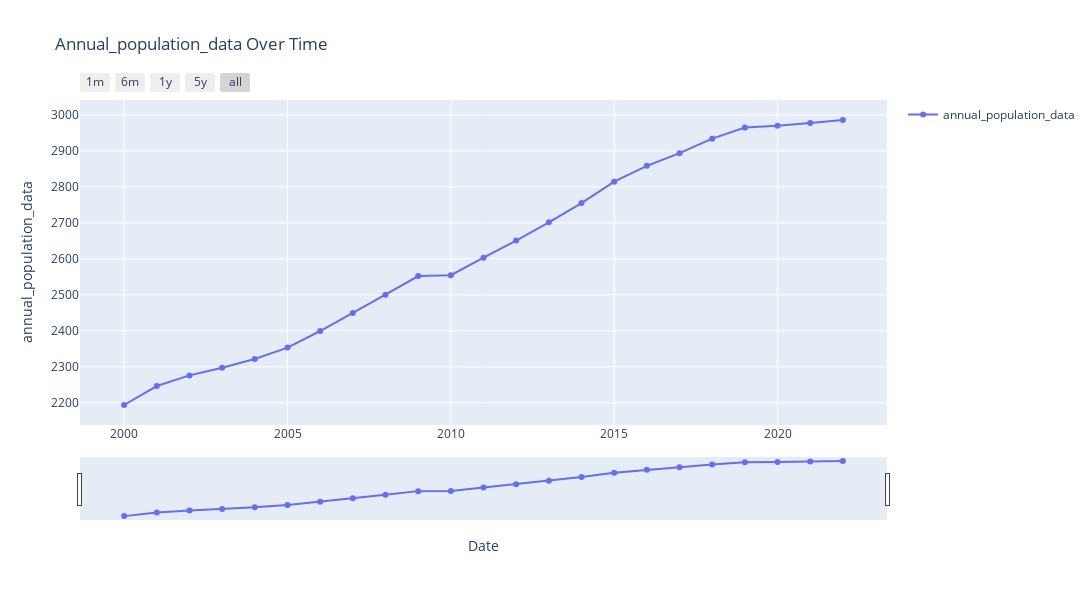
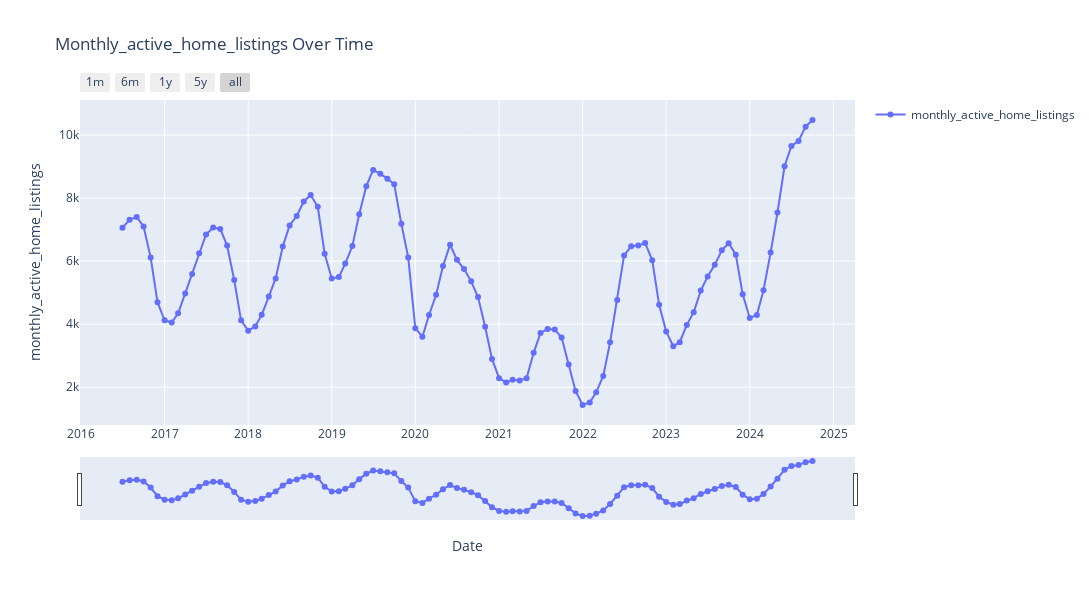
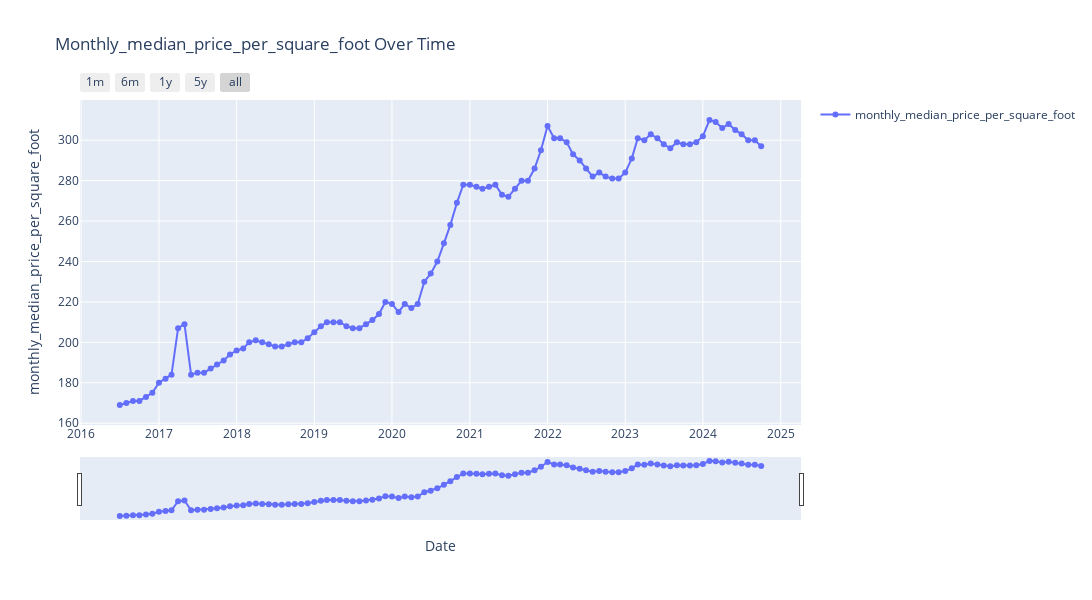
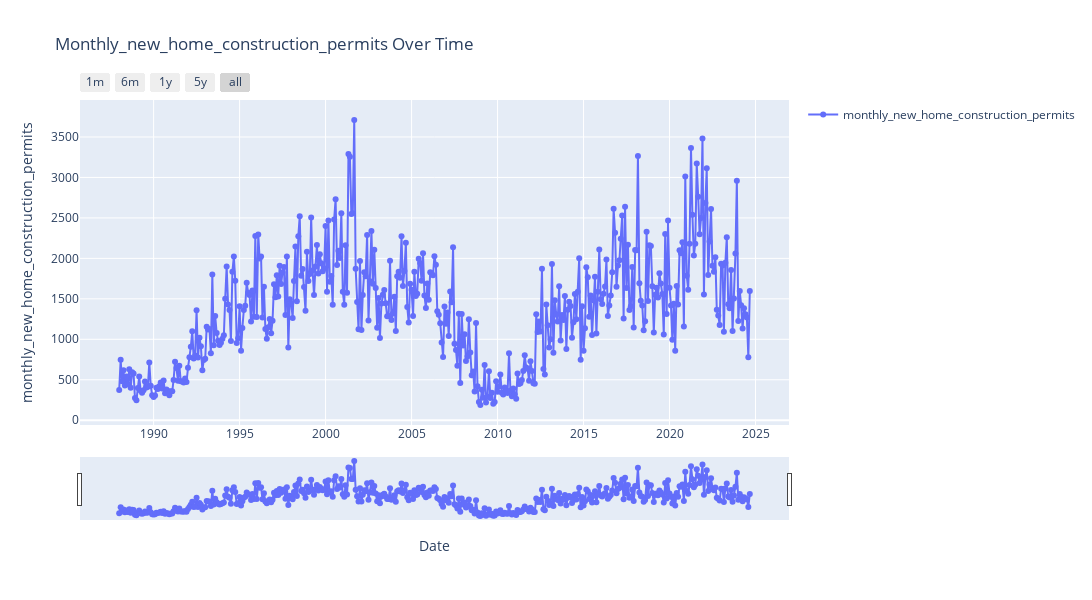

Here is the notebook cell these charts were saved with, in order:
### Markdown cell above
The below code defines a set of datasets in a dictionary, with each dataset being visualized in its own plot. The plots show how the data changes over time by plotting the values against the date. For each dataset, the plot includes a line graph with markers, allowing the user to visually track changes over time. The layout and styling of each plot are customized to improve readability, and interactive features like a range slider and time selectors are added so that the user can zoom in on specific time periods (e.g., 1 month, 1 year). Each plot is displayed to the user one by one.

### Code cell
# List of DataFrames
dataframes = {
    "annual_population_data": annual_population_data,  # DataFrame for annual population
    "monthly_active_home_listings": monthly_active_home_listings,  # DataFrame for active home listings
    "monthly_median_price_per_square_foot": monthly_median_price_per_square_foot,  # DataFrame for median price per square foot
    "monthly_new_home_construction_permits": monthly_new_home_construction_permits,  # DataFrame for new home permits
}

# Visualize each DataFrame
for name, df in dataframes.items():  # Loop through each DataFrame
    fig = go.Figure()  # Create a new figure for the plot
    
    # Add a line trace for the DataFrame's data
    fig.add_trace(go.Scatter(
        x=df['DATE'],  # x-axis: Date column
        y=df.iloc[:, 1],  # y-axis: The second column (data of interest)
        mode='lines+markers',  # Show data points with lines and markers
        name=name  # Set the name for the trace (used in the legend)
    ))
    
    # Customize the layout of the plot
    fig.update_layout(
        title=f"{name.capitalize()} Over Time",  # Set the title for each plot
        xaxis_title="Date",  # Label for the x-axis
        yaxis_title=name,  # Label for the y-axis
        height=600,  # Set the height of the plot
        width=1400,  # Set the width of the plot
        showlegend=True  # Show the legend in the plot
    )
    
    # Add a range slider and selector to zoom in on specific time periods
    fig.update_xaxes(
        rangeslider_visible=True,  # Enable range slider
        rangeselector=dict(
            buttons=list([  # Buttons to select different time ranges
                dict(count=1, label="1m", step="month", stepmode="backward"),  # 1 month range
                dict(count=6, label="6m", step="month", stepmode="backward"),  # 6 months range
                dict(count=1, label="1y", step="year", stepmode="backward"),  # 1 year range
                dict(count=5, label="5y", step="year", stepmode="backward"),  # 5 years range
                dict(step="all")  # View all data
            ])
        )
    )
    
    # Display the plot
    fig.show()

### Figure 1 — Plotly figure (JSON) as saved in the notebook; plotly's stock layout.template omitted (floating-point values rounded to 4 significant figures)
{"data": [{"mode": "lines+markers", "name": "annual_population_data", "type": "scatter", "x": ["2000-01-01", "2001-01-01", "2002-01-01", "2003-01-01", "2004-01-01", "2005-01-01", "2006-01-01", "2007-01-01", "2008-01-01", "2009-01-01", "2010-01-01", "2011-01-01", "2012-01-01", "2013-01-01", "2014-01-01", "2015-01-01", "2016-01-01", "2017-01-01", "2018-01-01", "2019-01-01", "2020-01-01", "2021-01-01", "2022-01-01"], "y": [2194.0, 2247.0, 2276.0, 2297.0, 2322.0, 2354.0, 2400.0, 2449.0, 2500.0, 2552.0, 2555.0, 2603.0, 2651.0, 2701.0, 2755.0, 2814.0, 2858.0, 2894.0, 2934.0, 2965.0, 2970.0, 2978.0, 2986.0]}], "layout": {"height": 600, "showlegend": true, "title": {"text": "Annual_population_data Over Time"}, "width": 1400, "xaxis": {"rangeselector": {"buttons": [{"count": 1, "label": "1m", "step": "month", "stepmode": "backward"}, {"count": 6, "label": "6m", "step": "month", "stepmode": "backward"}, {"count": 1, "label": "1y", "step": "year", "stepmode": "backward"}, {"count": 5, "label": "5y", "step": "year", "stepmode": "backward"}, {"step": "all"}]}, "rangeslider": {"visible": true}, "title": {"text": "Date"}}, "yaxis": {"title": {"text": "annual_population_data"}}}}

### Figure 2 — Plotly figure (JSON) as saved in the notebook; plotly's stock layout.template omitted (floating-point values rounded to 4 significant figures)
{"data": [{"mode": "lines+markers", "name": "monthly_active_home_listings", "type": "scatter", "x": ["2016-07-01", "2016-08-01", "2016-09-01", "2016-10-01", "2016-11-01", "2016-12-01", "2017-01-01", "2017-02-01", "2017-03-01", "2017-04-01", "2017-05-01", "2017-06-01", "2017-07-01", "2017-08-01", "2017-09-01", "2017-10-01", "2017-11-01", "2017-12-01", "2018-01-01", "2018-02-01", "2018-03-01", "2018-04-01", "2018-05-01", "2018-06-01", "2018-07-01", "2018-08-01", "2018-09-01", "2018-10-01", "2018-11-01", "2018-12-01", "2019-01-01", "2019-02-01", "2019-03-01", "2019-04-01", "2019-05-01", "2019-06-01", "2019-07-01", "2019-08-01", "2019-09-01", "2019-10-01", "2019-11-01", "2019-12-01", "2020-01-01", "2020-02-01", "2020-03-01", "2020-04-01", "2020-05-01", "2020-06-01", "2020-07-01", "2020-08-01", "2020-09-01", "2020-10-01", "2020-11-01", "2020-12-01", "2021-01-01", "2021-02-01", "2021-03-01", "2021-04-01", "2021-05-01", "2021-06-01", "2021-07-01", "2021-08-01", "2021-09-01", "2021-10-01", "2021-11-01", "2021-12-01", "2022-01-01", "2022-02-01", "2022-03-01", "2022-04-01", "2022-05-01", "2022-06-01", "2022-07-01", "2022-08-01", "2022-09-01", "2022-10-01", "2022-11-01", "2022-12-01", "2023-01-01", "2023-02-01", "2023-03-01", "2023-04-01", "2023-05-01", "2023-06-01", "2023-07-01", "2023-08-01", "2023-09-01", "2023-10-01", "2023-11-01", "2023-12-01", "2024-01-01", "2024-02-01", "2024-03-01", "2024-04-01", "2024-05-01", "2024-06-01", "2024-07-01", "2024-08-01", "2024-09-01", "2024-10-01"], "y": [7061, 7310, 7402, 7099, 6114, 4695, 4123, 4053, 4344, 4976, 5593, 6252, 6844, 7066, 7022, 6494, 5398, 4122, 3795, 3928, 4296, 4875, 5451, 6460, 7129, 7431, 7892, 8098, 7721, 6234, 5452, 5494, 5921, 6478, 7489, 8377, 8891, 8767, 8616, 8439, 7183, 6118, 3875, 3604, 4292, 4933, 5843, 6523, 6040, 5747, 5359, 4860, 3921, 2899, 2290, 2148, 2241, 2214, 2288, 3092, 3722, 3847, 3835, 3577, 2725, 1885, 1438, 1518, 1839, 2358, 3427, 4767, 6180, 6471, 6493, 6576, 6025, 4617, 3766, 3300, 3429, 3978, 4381, 5065, 5515, 5882, 6346, 6569, 6205, 4947, 4197, 4291, 5077, 6270, 7539, 9009, 9652, 9810, 10264, 10475]}], "layout": {"height": 600, "showlegend": true, "title": {"text": "Monthly_active_home_listings Over Time"}, "width": 1400, "xaxis": {"rangeselector": {"buttons": [{"count": 1, "label": "1m", "step": "month", "stepmode": "backward"}, {"count": 6, "label": "6m", "step": "month", "stepmode": "backward"}, {"count": 1, "label": "1y", "step": "year", "stepmode": "backward"}, {"count": 5, "label": "5y", "step": "year", "stepmode": "backward"}, {"step": "all"}]}, "rangeslider": {"visible": true}, "title": {"text": "Date"}}, "yaxis": {"title": {"text": "monthly_active_home_listings"}}}}

### Figure 3 — Plotly figure (JSON) as saved in the notebook; plotly's stock layout.template omitted (floating-point values rounded to 4 significant figures)
{"data": [{"mode": "lines+markers", "name": "monthly_median_price_per_square_foot", "type": "scatter", "x": ["2016-07-01", "2016-08-01", "2016-09-01", "2016-10-01", "2016-11-01", "2016-12-01", "2017-01-01", "2017-02-01", "2017-03-01", "2017-04-01", "2017-05-01", "2017-06-01", "2017-07-01", "2017-08-01", "2017-09-01", "2017-10-01", "2017-11-01", "2017-12-01", "2018-01-01", "2018-02-01", "2018-03-01", "2018-04-01", "2018-05-01", "2018-06-01", "2018-07-01", "2018-08-01", "2018-09-01", "2018-10-01", "2018-11-01", "2018-12-01", "2019-01-01", "2019-02-01", "2019-03-01", "2019-04-01", "2019-05-01", "2019-06-01", "2019-07-01", "2019-08-01", "2019-09-01", "2019-10-01", "2019-11-01", "2019-12-01", "2020-01-01", "2020-02-01", "2020-03-01", "2020-04-01", "2020-05-01", "2020-06-01", "2020-07-01", "2020-08-01", "2020-09-01", "2020-10-01", "2020-11-01", "2020-12-01", "2021-01-01", "2021-02-01", "2021-03-01", "2021-04-01", "2021-05-01", "2021-06-01", "2021-07-01", "2021-08-01", "2021-09-01", "2021-10-01", "2021-11-01", "2021-12-01", "2022-01-01", "2022-02-01", "2022-03-01", "2022-04-01", "2022-05-01", "2022-06-01", "2022-07-01", "2022-08-01", "2022-09-01", "2022-10-01", "2022-11-01", "2022-12-01", "2023-01-01", "2023-02-01", "2023-03-01", "2023-04-01", "2023-05-01", "2023-06-01", "2023-07-01", "2023-08-01", "2023-09-01", "2023-10-01", "2023-11-01", "2023-12-01", "2024-01-01", "2024-02-01", "2024-03-01", "2024-04-01", "2024-05-01", "2024-06-01", "2024-07-01", "2024-08-01", "2024-09-01", "2024-10-01"], "y": [169, 170, 171, 171, 173, 175, 180, 182, 184, 207, 209, 184, 185, 185, 187, 189, 191, 194, 196, 197, 200, 201, 200, 199, 198, 198, 199, 200, 200, 202, 205, 208, 210, 210, 210, 208, 207, 207, 209, 211, 214, 220, 219, 215, 219, 217, 219, 230, 234, 240, 249, 258, 269, 278, 278, 277, 276, 277, 278, 273, 272, 276, 280, 280, 286, 295, 307, 301, 301, 299, 293, 290, 286, 282, 284, 282, 281, 281, 284, 291, 301, 300, 303, 301, 298, 296, 299, 298, 298, 299, 302, 310, 309, 306, 308, 305, 303, 300, 300, 297]}], "layout": {"height": 600, "showlegend": true, "title": {"text": "Monthly_median_price_per_square_foot Over Time"}, "width": 1400, "xaxis": {"rangeselector": {"buttons": [{"count": 1, "label": "1m", "step": "month", "stepmode": "backward"}, {"count": 6, "label": "6m", "step": "month", "stepmode": "backward"}, {"count": 1, "label": "1y", "step": "year", "stepmode": "backward"}, {"count": 5, "label": "5y", "step": "year", "stepmode": "backward"}, {"step": "all"}]}, "rangeslider": {"visible": true}, "title": {"text": "Date"}}, "yaxis": {"title": {"text": "monthly_median_price_per_square_foot"}}}}

### Figure 4 — Plotly figure (JSON) as saved in the notebook; plotly's stock layout.template omitted (floating-point values rounded to 4 significant figures; data arrays with more than 128 entries replaced by an {"elided": "..."} marker saying what was removed)
{"data": [{"mode": "lines+markers", "name": "monthly_new_home_construction_permits", "type": "scatter", "x": {"elided": "441 str values"}, "y": {"elided": "441 int values"}}], "layout": {"height": 600, "showlegend": true, "title": {"text": "Monthly_new_home_construction_permits Over Time"}, "width": 1400, "xaxis": {"rangeselector": {"buttons": [{"count": 1, "label": "1m", "step": "month", "stepmode": "backward"}, {"count": 6, "label": "6m", "step": "month", "stepmode": "backward"}, {"count": 1, "label": "1y", "step": "year", "stepmode": "backward"}, {"count": 5, "label": "5y", "step": "year", "stepmode": "backward"}, {"step": "all"}]}, "rangeslider": {"visible": true}, "title": {"text": "Date"}}, "yaxis": {"title": {"text": "monthly_new_home_construction_permits"}}}}
